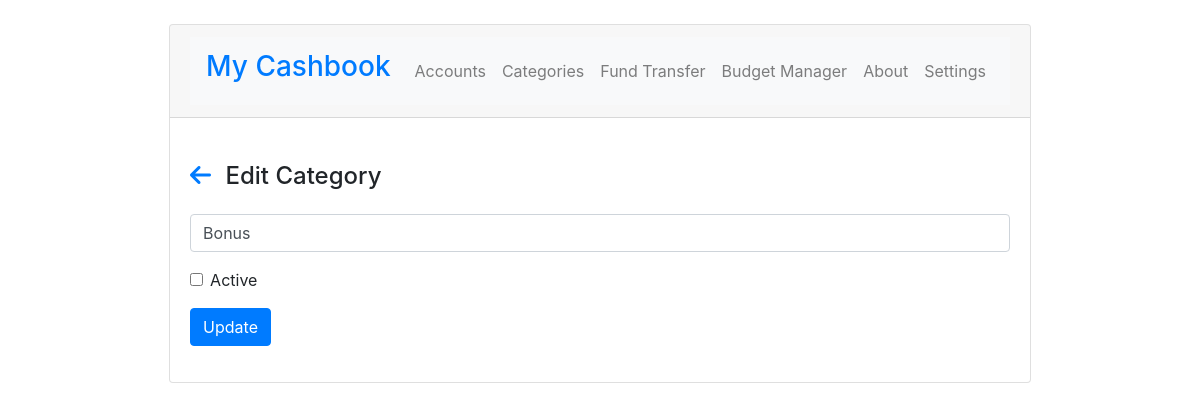
The app's page /cashbook/category/edit/23, older data.
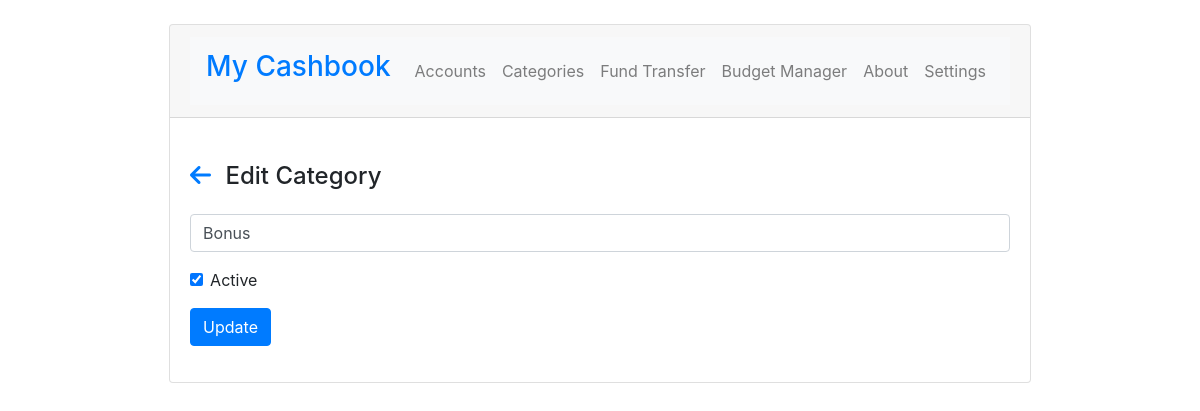
The same page, newer data.
### cashbook/models.py (models this page shows, shortened)
class Category(models.Model):
    name = models.CharField(max_length=20)
    is_active = models.BooleanField(default=True)

### cashbook/views.py (the view)
# urls.py: path('category/edit/<int:category_id>', views.edit_category, name='edit_category'),
def edit_category(request, category_id):
    category = get_object_or_404(Category, pk=category_id)
    if request.method == 'POST':
        is_active = request.POST.get('is_active', False)
        if is_active:
            category.is_active = True
        else:
            category.is_active = is_active
        category.name = request.POST['name']
        category.save()
        return redirect('cashbook:manage_category')
    else:
        form = CategoryForm(instance=category)
        return render(request, 'cashbook/category/edit_category.html', context= {
            'category' : category,
            'form'  : form
        })

### cashbook/forms.py
class CategoryForm(forms.ModelForm):
    class Meta:
        model = Category
        fields = ['name']

### cashbook/templates/cashbook/category/edit_category.html (shortened to what this page needs)
{% extends "cashbook/base.html" %}
{% block content %}
<div class="card-body">
    <div class="d-flex justify-content-between mt-4">
        <h4 ><a href="{% url 'cashbook:manage_category' %}" type="button" class="mr-2"> <i class="fa fa-arrow-left"></i> </a> Edit Category</h4>
    </div>
    <form action="{% url 'cashbook:edit_category' category.id %}" class="mt-3" method="POST">
        <div class="form-group">
          <input type="text" class="form-control" id="name" name="name" placeholder="Enter category name" autofocus value="{{ category.name }}" required>
        </div>
        <div class="form-check">
          <input class="form-check-input" type="checkbox" name="is_active" id="is_active" {% if category.is_active %}checked{% endif %}>
          <label class="form-check-label" for="is_active">
              Active
          </label>
        </div>
        <button type="submit" class="btn btn-primary mt-3">Update</button>
      </form>
</div>
{% endblock %}

Row changes from the older to the newer data that the page shows:
changed Category "Bonus": is_active "☐" → "☑"
